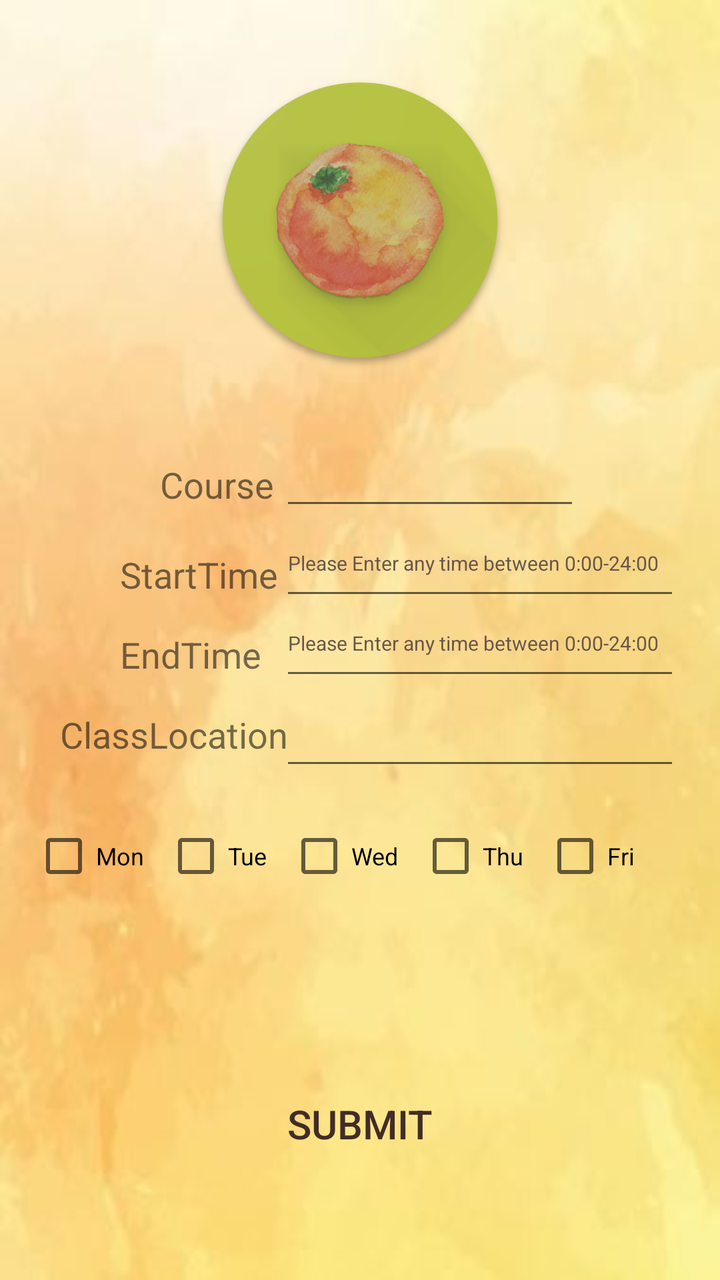
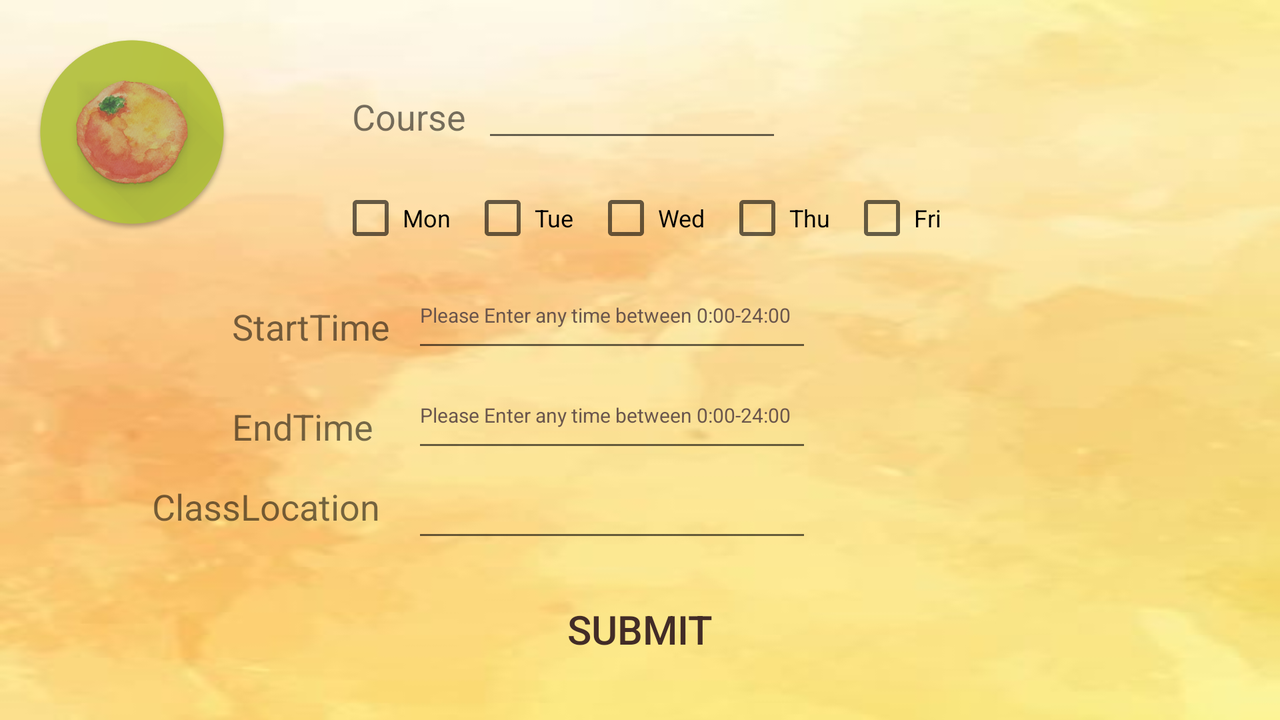

One screen, two layout resources from the same app: the default and the repository's alternative for another configuration. Each is rendered where Android would select it; the XML of both is given below.
<!-- AndroidManifest.xml: application theme AppTheme -->
<!-- res/layout/fragment_add_class.xml -->
<FrameLayout xmlns:android="http://schemas.android.com/apk/res/android"
    xmlns:tools="http://schemas.android.com/tools"
    android:layout_width="match_parent"
    android:layout_height="match_parent"
    xmlns:app="http://schemas.android.com/apk/res-auto"
    android:background="@drawable/bag_snap"

    tools:context="com.example.fangyuanzheng.schoolday.AddClassFrgament">

    
    <ImageView
        android:id="@+id/imageView"
        android:layout_width="150dp"
        android:layout_height="150dp"
        android:layout_gravity="center_horizontal"
        android:layout_marginTop="35dp"
        app:srcCompat="@drawable/web_hi_res_512" />
    <TextView
        android:layout_width="wrap_content"
        android:layout_height="wrap_content"
        android:text="@string/Course"
        android:textSize="18sp"
        android:layout_marginLeft="80dp"
        android:layout_marginTop="230dp"
        />
    <EditText
        android:layout_width="150dp"
        android:layout_height="50dp"
        android:layout_gravity="center_horizontal"
        android:layout_marginTop="210dp"
        android:layout_marginLeft="35dp"
        android:id="@+id/Course_EditText"/>
    <TextView
        android:layout_width="wrap_content"
        android:layout_height="wrap_content"
        android:text="@string/StartTime"
        android:textSize="18sp"
        android:layout_marginLeft="60dp"
        android:layout_marginTop="275dp"
        />
    <EditText
        android:layout_width="200dp"
        android:layout_height="50dp"
        android:layout_gravity="center_horizontal"
        android:layout_marginTop="255dp"
        android:layout_marginLeft="60dp"
        android:textSize="10sp"
        android:hint="@string/TimeRequiredInput"
        android:focusable="false"
        android:textColorHint="@color/textcolor2"
        android:ems="10"
        android:inputType="time"
        android:id="@+id/StartTime_EditText"/>
    <TextView
        android:layout_width="wrap_content"
        android:layout_height="wrap_content"
        android:text="@string/EndTime"
        android:textSize="18sp"
        android:layout_marginLeft="60dp"
        android:layout_marginTop="315dp"
        />
    <EditText
        android:layout_width="200dp"
        android:layout_height="50dp"
        android:layout_gravity="center_horizontal"
        android:layout_marginTop="295dp"
        android:layout_marginLeft="60dp"
        android:focusable="false"
        android:hint="@string/TimeRequiredInput"
        android:textColorHint="@color/textcolor2"
        android:textSize="10sp"
        android:ems="10"
        android:inputType="time"
        android:id="@+id/EndTime_EditText"/>

    <TextView
        android:layout_width="wrap_content"
        android:layout_height="wrap_content"
        android:text="@string/ClassLocation"
        android:textSize="18sp"
        android:layout_marginLeft="30dp"
        android:layout_marginTop="355dp"
        />

    <EditText
        android:id="@+id/classLocation_EditText"
        android:layout_width="200dp"
        android:layout_height="50dp"
        android:layout_gravity="center_horizontal"
        android:layout_marginLeft="60dp"
        android:layout_marginTop="340dp"
        android:ems="10"
        android:inputType="text"
        android:gravity="center"
        android:textColorHint="@color/textcolor2"
        android:textSize="15sp" />

    <LinearLayout
    android:layout_width="wrap_content"
    android:layout_height="wrap_content"
    android:layout_marginTop="380dp"
    android:layout_marginBottom="70dp"
    android:gravity="center_horizontal"
    android:padding="16dp">
    <include
        layout="@layout/radiogroup_pickweekday"></include>

</LinearLayout>
<android.support.design.widget.CoordinatorLayout
    android:layout_width="wrap_content"
    android:layout_height="wrap_content"
    android:layout_gravity="center_horizontal|bottom"
    android:layout_marginBottom="60dp">
    <Button
        android:id="@+id/SubmitButton"
        style="@style/RemoteButtonImproved"
        android:layout_width="220dp"
        android:layout_height="30dp"
        android:layout_gravity="center_horizontal|bottom"
        android:background="@drawable/com_facebook_button_login_silver_background"
        android:text="@string/ButtonSubmit" />
</android.support.design.widget.CoordinatorLayout>

</FrameLayout>
<!-- res/layout/radiogroup_pickweekday.xml (included above) -->
<?xml version="1.0" encoding="utf-8"?>

<LinearLayout android:layout_height="wrap_content"
    xmlns:app="http://schemas.android.com/apk/res-auto"
    android:orientation="horizontal"
    android:paddingTop="16dp"
    android:paddingBottom="16dp"
    xmlns:android="http://schemas.android.com/apk/res/android"
    android:layout_width="match_parent">

    <CheckBox
        android:layout_width="wrap_content"
        android:layout_height="wrap_content"
        android:textSize="12sp"
        android:id="@+id/Monday_CheckBox"
        android:text="@string/mon"/>
    <CheckBox
        android:layout_width="wrap_content"
        android:layout_height="wrap_content"
        android:layout_marginLeft="10dp"
        android:textSize="12sp"
        android:id="@+id/Tuesday_CheckBox"
        android:text="@string/tue"/>
    <CheckBox
        android:layout_width="wrap_content"
        android:layout_height="wrap_content"
        android:layout_marginLeft="10dp"
        android:textSize="12sp"
        android:id="@+id/Wed_CheckBox"
        android:text="@string/wed"/>

    <CheckBox
        android:layout_width="wrap_content"
        android:layout_height="wrap_content"
        android:layout_marginLeft="10dp"
        android:textSize="12sp"
        android:id="@+id/Thur_CheckBox"
        android:text="@string/thu"/>
        <CheckBox
            android:layout_width="wrap_content"
            android:layout_height="wrap_content"
            android:layout_marginLeft="10dp"
            android:textSize="12sp"
            android:id="@+id/Fri_CheckBox"
            android:text="@string/fri"/>

</LinearLayout>
<!-- resources referenced by this layout -->
<resources>
  <color name="textcolor2">#ed5f4b47</color>
  <!-- drawable bag_snap: jpg bitmap (drawable, 9655 bytes) -->
  <!-- drawable web_hi_res_512: png bitmap (drawable, 198138 bytes) -->
  <string name="ButtonSubmit">Submit</string>
  <string name="ClassLocation">ClassLocation</string>
  <string name="Course">Course</string>
  <string name="EndTime">EndTime</string>
  <string name="StartTime">StartTime</string>
  <string name="TimeRequiredInput">Please Enter any time between 0:00-24:00</string>
  <string name="fri">Fri</string>
  <string name="mon">Mon</string>
  <string name="thu">Thu</string>
  <string name="tue">Tue</string>
  <string name="wed">Wed</string>
  <style name="RemoteButtonImproved">
          <item name="android:layout_width">0dp</item>
          <item name="android:layout_height">match_parent</item>
          <item name="android:textSize">20dp</item>
          <item name="android:layout_margin">3dp</item>
          <item name="android:background">@color/com_facebook_button_login_silver_background_color</item>
          <item name="android:textColor">@drawable/button_text_color</item>
      </style>
  <style name="AppTheme" parent="Theme.AppCompat.Light.NoActionBar">
          
          <item name="colorPrimary">@color/colorPrimary</item>
          <item name="colorPrimaryDark">@color/colorPrimaryDark</item>
          <item name="colorAccent">@color/colorAccent</item>
          <item name="android:windowContentTransitions">true</item>
          <item name="android:actionBarStyle">@style/AppTheme.ActionBarTab</item>
          <item name="android:actionBarTabStyle">@style/AppTheme.ActionBarTab</item>
      </style>
  <!-- drawable button_text_color (drawable) -->
  <?xml version="1.0" encoding="utf-8"?>
  
  
  <selector xmlns:android="http://schemas.android.com/apk/res/android">
      <item android:state_pressed="false" android:color="#422c27"/>
      <item android:state_pressed="true" android:color="#556699"/>
  </selector>
  <color name="colorPrimary">#f5ff492d</color>
  <color name="colorPrimaryDark">#f9d12b15</color>
  <color name="colorAccent">#a5be27</color>
  <style name="AppTheme.ActionBarTab">
          <item name="android:background">@drawable/tab_bar_background</item>
          <item name="android:textColor">@drawable/button_text_color</item>
      </style>
  <!-- drawable tab_bar_background (drawable) -->
  <?xml version="1.0" encoding="utf-8"?>
  
  <selector xmlns:android="http://schemas.android.com/apk/res/android">
          <item android:state_focused="false" android:state_selected="false" android:state_pressed="false" android:drawable="@color/transparent"/>
          <item android:state_focused="false" android:state_selected="true" android:state_pressed="false" android:drawable="@drawable/tab_selected_example"/>
          <item android:state_selected="false" android:state_pressed="true" android:drawable="@color/tab_highlight"/>
          <item android:state_selected="true" android:state_pressed="true" android:drawable="@drawable/tab_selected_pressed_example"/>
  </selector>
  <color name="transparent">#fefbd7</color>
  <!-- drawable tab_selected_example: png bitmap (drawable, 101 bytes) -->
  <color name="tab_highlight">#c5b25a</color>
  <!-- drawable tab_selected_pressed_example: png bitmap (drawable, 107 bytes) -->
</resources>
<!-- res/layout-land/fragment_add_class.xml (the repository's variant of the layout above) -->
<!-- drawn on the phone turned sideways -->
<FrameLayout xmlns:android="http://schemas.android.com/apk/res/android"
    xmlns:tools="http://schemas.android.com/tools"
    android:layout_width="match_parent"
    android:layout_height="match_parent"
    xmlns:app="http://schemas.android.com/apk/res-auto"
    android:background="@drawable/bag_snap"
android:padding="16dp"
    tools:context="com.example.fangyuanzheng.schoolday.AddClassFrgament">

    
    <ImageView
        android:id="@+id/imageView"
        android:layout_width="100dp"
        android:layout_height="100dp"
        android:layout_gravity="left"


        app:srcCompat="@drawable/web_hi_res_512" />
    <TextView
        android:layout_width="wrap_content"
        android:layout_height="wrap_content"
        android:text="@string/Course"
        android:textSize="18sp"
        android:layout_marginLeft="160dp"
        android:layout_marginTop="30dp"
        />
    <EditText
        android:layout_width="150dp"
        android:layout_height="50dp"

        android:layout_marginTop="10dp"
        android:layout_marginLeft="225dp"
        android:id="@+id/Course_EditText"/>
    <TextView
        android:layout_width="wrap_content"
        android:layout_height="wrap_content"
        android:text="@string/StartTime"
        android:textSize="18sp"
        android:layout_marginLeft="100dp"
        android:layout_marginTop="135dp"
        />
    <EditText
        android:layout_width="200dp"
        android:layout_height="50dp"

        android:layout_marginTop="115dp"
        android:layout_marginLeft="190dp"
        android:textSize="10sp"
        android:hint="@string/TimeRequiredInput"
        android:focusable="false"
        android:textColorHint="@color/textcolor2"
        android:ems="10"
        android:inputType="time"
        android:id="@+id/StartTime_EditText"/>
    <TextView
        android:layout_width="wrap_content"
        android:layout_height="wrap_content"
        android:text="@string/EndTime"
        android:textSize="18sp"
        android:layout_marginLeft="100dp"
        android:layout_marginTop="185dp"
        />
    <EditText
        android:layout_width="200dp"
        android:layout_height="50dp"

        android:layout_marginTop="165dp"
        android:layout_marginLeft="190dp"
        android:focusable="false"
        android:hint="@string/TimeRequiredInput"
        android:textColorHint="@color/textcolor2"
        android:textSize="10sp"
        android:ems="10"
        android:inputType="time"
        android:id="@+id/EndTime_EditText"/>

    <TextView
        android:layout_width="wrap_content"
        android:layout_height="wrap_content"
        android:text="@string/ClassLocation"
        android:textSize="18sp"
        android:layout_marginLeft="60dp"
        android:layout_marginTop="225dp"
        />

    <EditText
        android:id="@+id/classLocation_EditText"
        android:layout_width="200dp"
        android:layout_height="50dp"

        android:layout_marginLeft="190dp"
        android:layout_marginTop="210dp"
        android:ems="10"
        android:inputType="text"
        android:gravity="center"
        android:textColorHint="@color/textcolor2"
        android:textSize="15sp" />
    <android.support.design.widget.CoordinatorLayout
        android:layout_width="wrap_content"
        android:layout_height="wrap_content"
        android:layout_gravity="center_horizontal|bottom"
        android:padding="5dp"
        android:layout_marginBottom="10dp">
    <Button
        android:layout_marginTop="270dp"
        android:layout_gravity="center_horizontal"
        android:layout_width="220dp"
        android:layout_height="25dp"
        android:background="@drawable/com_facebook_button_login_silver_background"
        style="@style/RemoteButtonImproved"
        android:id="@+id/SubmitButton"
        android:text="@string/ButtonSubmit"/></android.support.design.widget.CoordinatorLayout>
<LinearLayout
    android:layout_width="wrap_content"
    android:layout_height="wrap_content"
    android:layout_marginTop="60dp"
    android:layout_marginBottom="70dp"
    android:layout_gravity="top|center_horizontal"
    android:padding="1dp">
    <include
        layout="@layout/radiogroup_pickweekday"></include>

</LinearLayout>


</FrameLayout>
